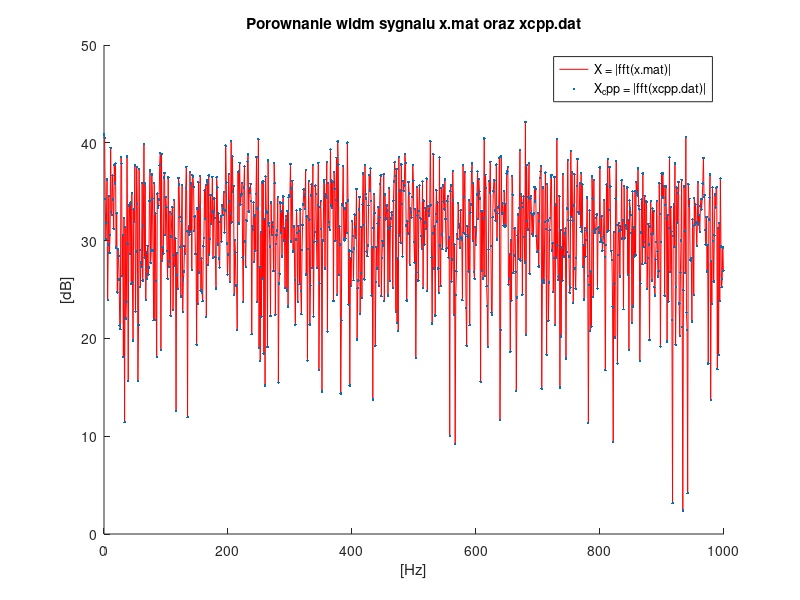

Recreate this plot in MATLAB.
close all;
clear all;
clc;

%============================Dane==============================
N = 1024;           %Dlugosc sygnalu
f_s = 1000;         %czestotliwosc probkowania [Hz]
f = (0:N-1)*f_s/N;  %przeskalowanie dziedziny [Hz]


%===================Pobranie wektorow===================
load('x.mat', '-ascii');
load('xcpp.dat');


%===================Obliczenie transformat===================
%X = fft(x(1, :) + 1i*x(2, :));
%X_cpp = fft(xcpp(1, :) + 1i*xcpp(2, :));
X = fft(x(:, 1) + 1i*x(:, 2));
X_cpp = fft(xcpp(:, 1) + 1i*xcpp(:, 2));


%===================Porownanie widm X oraz X_cpp===================
figure(1);
hold all;
plot(f, mag2db(abs(X)), 'r-');
plot(f, mag2db(abs(X_cpp)), '.');
title('Porownanie widm sygnalu x.mat oraz xcpp.dat');
legend('X = |fft(x.mat)|', 'X_cpp = |fft(xcpp.dat)|');
xlabel('[Hz]');
ylabel('[dB]');



%----------Sprawdzenie czy sygnaly x i xcpp sa identyczne----------
flag = false;
for i=1:N
    if (abs(x(i) - xcpp(i)) > 1e-5)
        flag = true;
    end
end

if flag == true
    disp('Sygnaly x i xcpp NIE sa identyczne');
else
    disp('Sygnaly x i xcpp sa identyczne');
end




%----------Sprawdzenie czy widma X_fft1 i X_1 sa identyczne----------
flag = false;
for i=1:N
    if (abs(abs(X(i)) - abs(X_cpp(i))) > 1e-5)
        flag = true;
    end
end

if flag == true
    disp('Widma X i X_cpp NIE sa identyczne');
else
    disp('Widma X i X_cpp sa identyczne');
end